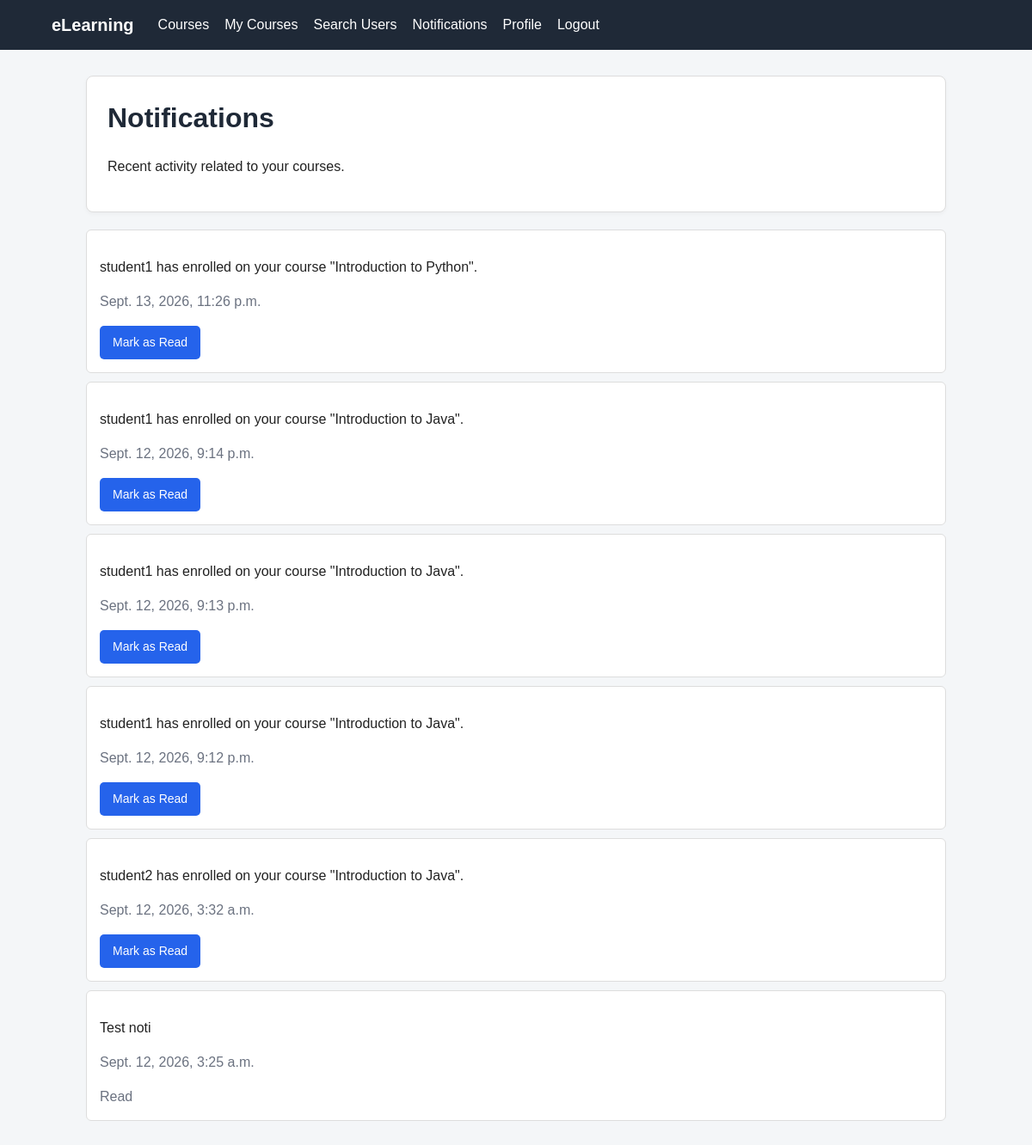
/courses/notifications/ (signed in), run on the app's committed database.
### courses/models.py (models this page shows, shortened)
class Notification(models.Model):
    user = models.ForeignKey(
        settings.AUTH_USER_MODEL,
        on_delete=models.CASCADE,
        related_name='notifications'
    )
    message = models.CharField(max_length=300)
    created_at = models.DateTimeField(auto_now_add=True)
    is_read = models.BooleanField(default=False)

### courses/views.py (the view)
@login_required
def notifications(request):
    user_notifications = request.user.notifications.order_by('-created_at')
    return render(
        request,
        'courses/notifications.html',
        {
            'notifications': user_notifications,
        }
    )

### courses/templates/courses/notifications.html (shortened to what this page needs)
{% extends 'base.html' %}
{% block content %}
<div class="card">
    <h1>Notifications</h1>
    <p>
        Recent activity related to your courses.
    </p>
</div>
<ul class="notification-list">
    {% for notification in notifications %}
        <li>
            <p>
                {{ notification.message }}
            </p>
            <p class="muted">
                {{ notification.created_at }}
            </p>
            {% if not notification.is_read %}
                <a
                    class="button"
                    href="{% url 'mark_notification_read' notification.id %}"
                >
                    Mark as Read
                </a>
            {% else %}
                <span class="muted">
                    Read
                </span>
            {% endif %}
        </li>
    {% empty %}
        <li>
            You have no notifications.
        </li>
    {% endfor %}
</ul>
{% endblock %}

### accounts/templates/base.html (shortened to what this page needs)
{% load static %}
<!DOCTYPE html>
<html>
<head>
    <link
        rel="stylesheet"
        href="{% static 'css/style.css' %}"
    >
</head>
<body>
    <nav>
        <div class="nav-container">
            <a
                class="nav-brand"
                href="{% url 'home' %}"
            >
                eLearning
            </a>
            {% if user.is_authenticated %}
                <a href="{% url 'courses_list' %}">
                    Courses
                </a>
                {% if user.role == 'TEACHER' %}
                    <a href="{% url 'my_courses' %}">
                        My Courses
                    </a>
                    <a href="{% url 'search' %}">
                        Search Users
                    </a>
                {% else %}
                    <a href="{% url 'my_enrolments' %}">
                        My Enrolments
                    </a>
                {% endif %}
                <a href="{% url 'notifications' %}">
                    Notifications
                </a>
                <a href="{% url 'profile' user.id %}">
                    Profile
                </a>
                <form
                    method="post"
                    action="{% url 'logout' %}"
                    class="nav-form"
                >
                    <button
                        type="submit"
                        class="nav-button"
                    >
                        Logout
                    </button>
                </form>
            {% endif %}
        </div>
    </nav>
    <main class="container">
        {% block content %}
        {% endblock %}
    </main>
</body>
</html>

### accounts/static/css/style.css (style rules this page uses)
* { box-sizing: border-box; }
body { margin: 0; font-family: Arial, Helvetica, sans-serif; background-color: #f4f6f8; color: #222; line-height: 1.5; }
nav { background-color: #1f2937; }
.nav-container { width: 90%; max-width: 1100px; margin: 0 auto; padding: 14px 0; display: flex; align-items: center; gap: 18px; flex-wrap: wrap; }
nav a { color: white; text-decoration: none; }
.nav-brand { font-size: 20px; font-weight: bold; margin-right: 10px; }
.nav-form { margin: 0; }
.nav-button { background: none; border: none; color: white; padding: 0; font-size: 16px; cursor: pointer; }
.container { width: 90%; max-width: 1000px; margin: 30px auto; }
.card { background-color: white; padding: 24px; margin-bottom: 20px; border-radius: 8px; border: 1px solid #ddd; box-shadow: 0 2px 5px rgba(0, 0, 0, 0.04); }
h1, h2, h3 { margin-top: 0; color: #1f2937; }
a { color: #2563eb; }
.button, button { display: inline-block; background-color: #2563eb; color: white; border: none; border-radius: 5px; padding: 9px 15px; text-decoration: none; cursor: pointer; font-size: 14px; }
.course-list, .user-list, .notification-list { list-style: none; padding: 0; }
.course-list li, .user-list li, .notification-list li { background-color: white; border: 1px solid #ddd; border-radius: 6px; padding: 15px; margin-bottom: 10px; }
.muted { color: #6b7280; }

### data on the page
Notification: message "student1 has enrolled on your course \"Introduction to Python\".", created_at "Sept. 13, 2026, 11:26 p.m.", is_read "Mark as Read"
Notification: message "student1 has enrolled on your course \"Introduction to Java\".", created_at "Sept. 12, 2026, 9:14 p.m.", is_read "Mark as Read"
Notification: message "student1 has enrolled on your course \"Introduction to Java\".", created_at "Sept. 12, 2026, 9:13 p.m.", is_read "Mark as Read"
Notification: message "student1 has enrolled on your course \"Introduction to Java\".", created_at "Sept. 12, 2026, 9:12 p.m.", is_read "Mark as Read"
Notification: message "student2 has enrolled on your course \"Introduction to Java\".", created_at "Sept. 12, 2026, 3:32 a.m.", is_read "Mark as Read"
Notification: message "Test noti", created_at "Sept. 12, 2026, 3:25 a.m.", is_read "Read"
